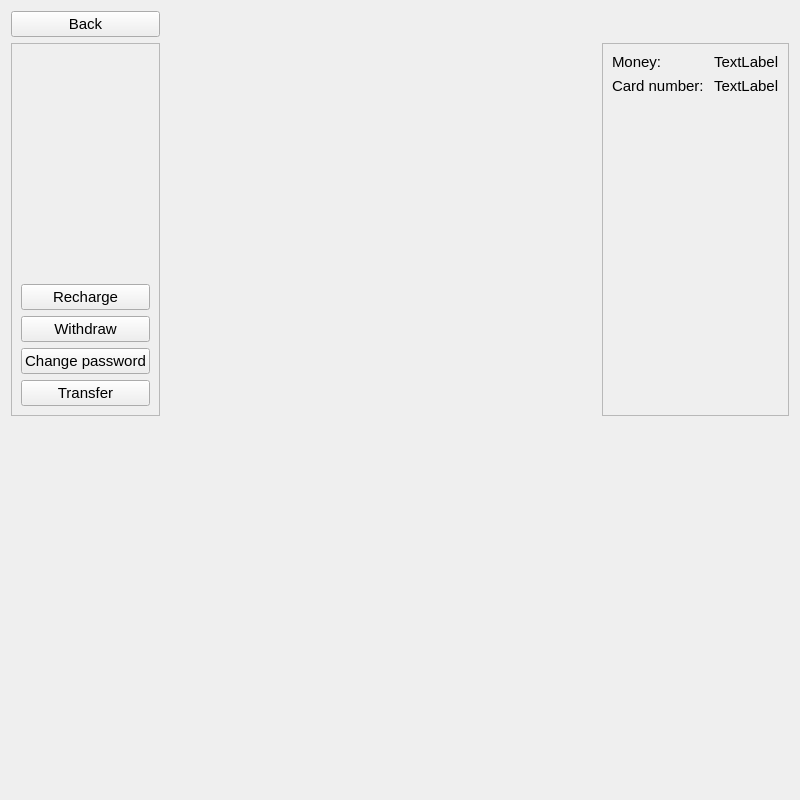
<?xml version="1.0" encoding="UTF-8"?>
<ui version="4.0">
 <class>CardMenuView</class>
 <widget class="QWidget" name="CardMenuView">
  <property name="geometry">
   <rect>
    <x>0</x>
    <y>0</y>
    <width>800</width>
    <height>800</height>
   </rect>
  </property>
  <property name="font">
   <font>
    <pointsize>11</pointsize>
   </font>
  </property>
  <property name="windowTitle">
   <string>Form</string>
  </property>
  <layout class="QGridLayout" name="gridLayout">
   <item row="1" column="2">
    <spacer name="verticalSpacer_2">
     <property name="orientation">
      <enum>Qt::Vertical</enum>
     </property>
     <property name="sizeHint" stdset="0">
      <size>
       <width>20</width>
       <height>40</height>
      </size>
     </property>
    </spacer>
   </item>
   <item row="0" column="0">
    <widget class="QPushButton" name="pushButton_5">
     <property name="text">
      <string>Back</string>
     </property>
    </widget>
   </item>
   <item row="1" column="3">
    <widget class="QFrame" name="frame_2">
     <property name="frameShape">
      <enum>QFrame::StyledPanel</enum>
     </property>
     <property name="frameShadow">
      <enum>QFrame::Raised</enum>
     </property>
     <layout class="QFormLayout" name="formLayout">
      <item row="0" column="0">
       <widget class="QLabel" name="label">
        <property name="text">
         <string>Money: </string>
        </property>
       </widget>
      </item>
      <item row="0" column="1">
       <widget class="QLabel" name="label_2">
        <property name="text">
         <string>TextLabel</string>
        </property>
       </widget>
      </item>
      <item row="1" column="0">
       <widget class="QLabel" name="label_3">
        <property name="text">
         <string>Card number: </string>
        </property>
       </widget>
      </item>
      <item row="1" column="1">
       <widget class="QLabel" name="label_4">
        <property name="text">
         <string>TextLabel</string>
        </property>
       </widget>
      </item>
     </layout>
    </widget>
   </item>
   <item row="2" column="0">
    <spacer name="verticalSpacer">
     <property name="orientation">
      <enum>Qt::Vertical</enum>
     </property>
     <property name="sizeHint" stdset="0">
      <size>
       <width>20</width>
       <height>40</height>
      </size>
     </property>
    </spacer>
   </item>
   <item row="1" column="0">
    <widget class="QFrame" name="frame">
     <property name="frameShape">
      <enum>QFrame::StyledPanel</enum>
     </property>
     <property name="frameShadow">
      <enum>QFrame::Raised</enum>
     </property>
     <layout class="QVBoxLayout" name="verticalLayout">
      <item>
       <spacer name="verticalSpacer_3">
        <property name="orientation">
         <enum>Qt::Vertical</enum>
        </property>
        <property name="sizeHint" stdset="0">
         <size>
          <width>20</width>
          <height>40</height>
         </size>
        </property>
       </spacer>
      </item>
      <item>
       <widget class="QPushButton" name="pushButton">
        <property name="text">
         <string>Recharge</string>
        </property>
       </widget>
      </item>
      <item>
       <widget class="QPushButton" name="pushButton_2">
        <property name="text">
         <string>Withdraw</string>
        </property>
       </widget>
      </item>
      <item>
       <widget class="QPushButton" name="pushButton_3">
        <property name="text">
         <string>Change password</string>
        </property>
       </widget>
      </item>
      <item>
       <widget class="QPushButton" name="pushButton_4">
        <property name="text">
         <string>Transfer</string>
        </property>
       </widget>
      </item>
     </layout>
    </widget>
   </item>
   <item row="0" column="1">
    <spacer name="horizontalSpacer">
     <property name="orientation">
      <enum>Qt::Horizontal</enum>
     </property>
     <property name="sizeHint" stdset="0">
      <size>
       <width>40</width>
       <height>20</height>
      </size>
     </property>
    </spacer>
   </item>
  </layout>
 </widget>
 <resources/>
 <connections/>
</ui>
